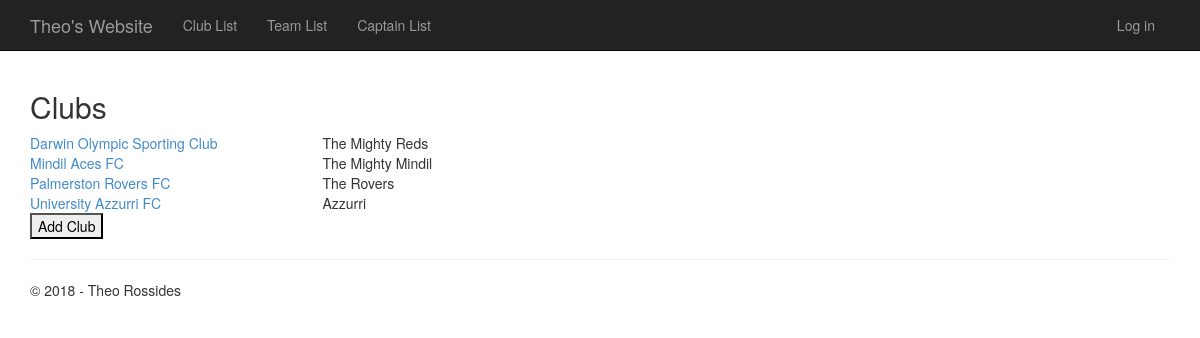
The app's page /clubs, older data.
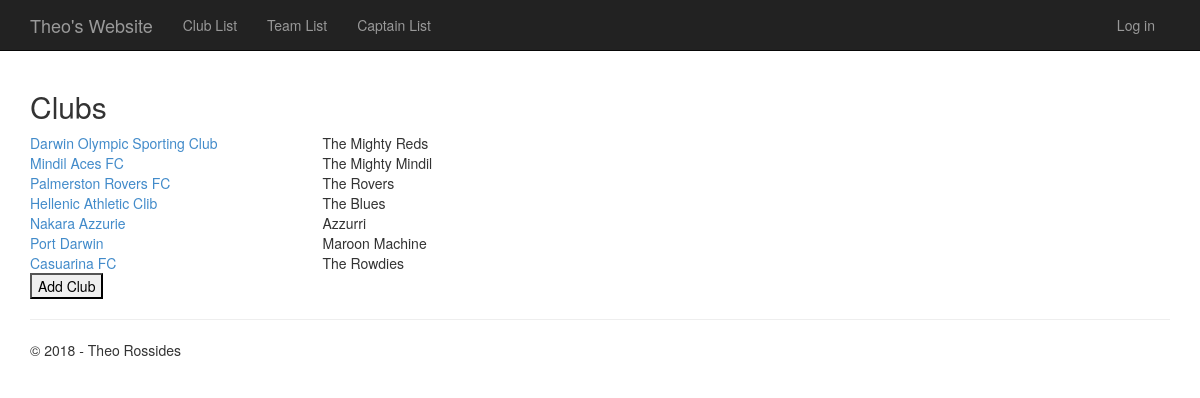
The same page, newer data.
### app/models.py (models this page shows, shortened)
class Club(models.Model):
    name = models.CharField("club",max_length=50)
    year_formed = models.PositiveIntegerField()
    president_name = models.CharField(max_length=25)
    email = models.EmailField()
    phone_number = models.CharField(max_length=12)
    club_nickname = models.CharField(max_length=20)

### app/views.py (the view)
# urls.py: url(r'^clubs$', app.views.clubs, name='clubs'),
def clubs(request):
    clubs = Club.objects.all();
    return render_to_response('app/clubs.html', { 'clubs': clubs, 'title':'Club Page', 'year':datetime.now().year });

### app/templates/app/clubs.html
﻿{% extends "app/layout.html" %}
{% block content %}
    <h2>Clubs</h2>
    {% for club in clubs %}
        <div class="row">
            <div class="col-md-3">
                <a href="{% url 'clubdetails' club.id %}">
                    {{ club.name }}
                </a>
            </div>
            <div class="col-md-3">
                {{ club.club_nickname }}
            </div>
        </div>
    {% endfor %}
<form action="{% url 'clubcreate' %}" method="get">
    <button type="submit">Add Club</button>
</form>
{% endblock %}

Row changes from the older to the newer data that the page shows:
removed Club: name "University Azzurri FC", club_nickname "Azzurri"
added Club: name "Hellenic Athletic Clib", club_nickname "The Blues"
added Club: name "Nakara Azzurie", club_nickname "Azzurri"
added Club: name "Port Darwin", club_nickname "Maroon Machine"
added Club: name "Casuarina FC", club_nickname "The Rowdies"
